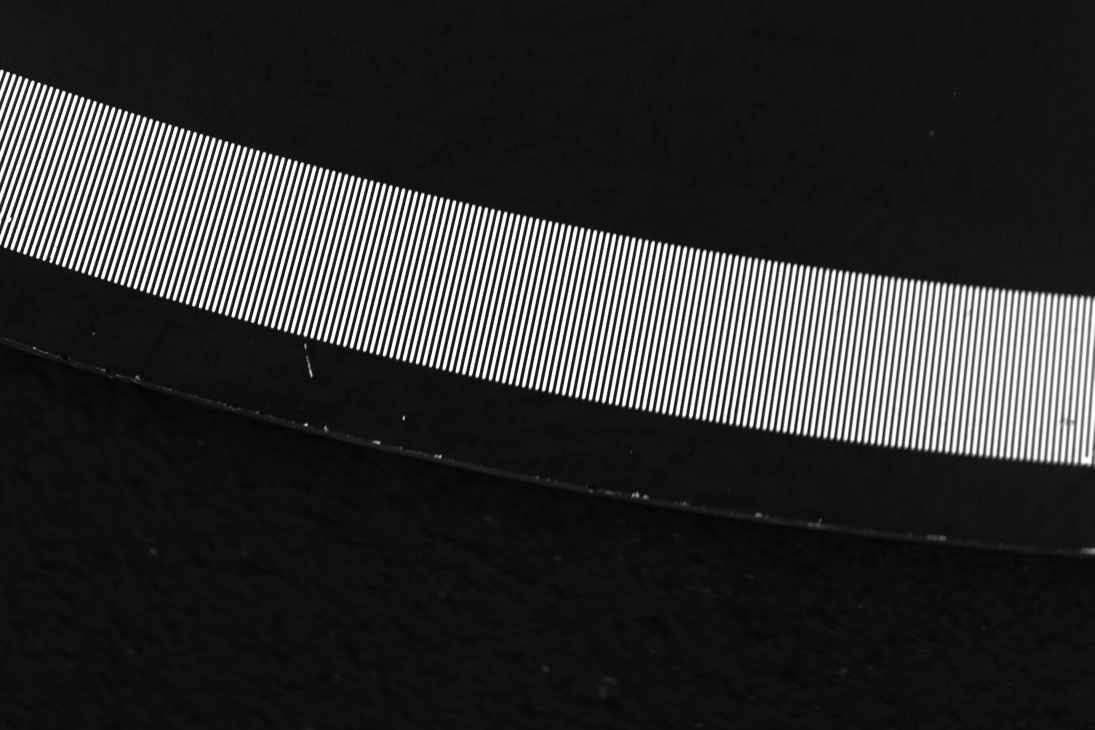
#> input picture practice/day26_assets/ok1.jpg, 5472 x 3648 px, found by its file name (shown at 1/5 size); the run also reads 1 picture not shown here
$ python day28.py
#> lines starting #> are read from the running program, lines starting #| are printed output that depends on the picture; pictures that were not available may be replaced by others from this repository, and a replacement may not be noted
import cv2
import numpy as np

# ========== 段 0：ok1 第一次旋转 ==========
img = cv2.imread("D:/AI/zcode files/vision-lab/practice/day26_assets/ok1.jpg")
#> img is the input picture: shape (3648, 5472, 3); min 3, max 255, mean 49.7
print("原图 shape =", img.shape)
#| 原图 shape = (3648, 5472, 3)
M_ok = cv2.getRotationMatrix2D(center=(2736, 1824), angle=45, scale=1.0)    # center 报的也是 (x, y)，就是（列，行）
rot_ok = cv2.warpAffine(img, M_ok, (5472, 3648))
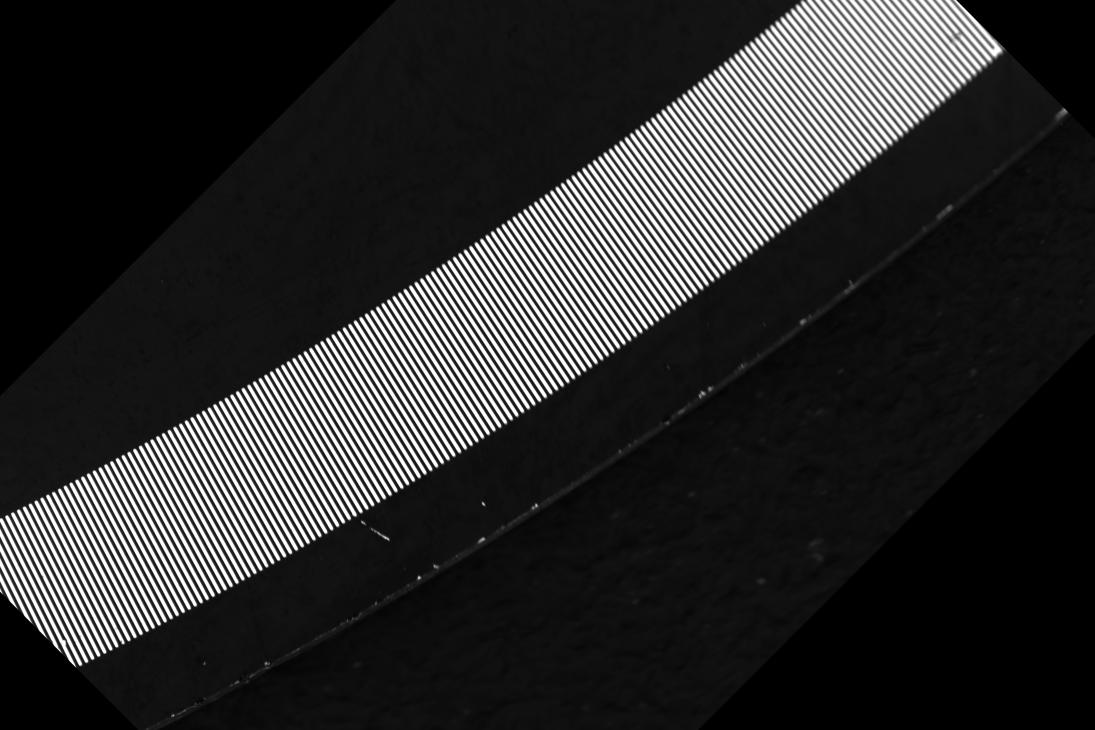
#> rot_ok: shape (3648, 5472, 3) (shown at 1/5 size); min 0, max 255, mean 44.6
print("rot_ok.shape =", rot_ok.shape)
#| rot_ok.shape = (3648, 5472, 3)
print("左上角 rot_ok[0, 0] =", rot_ok[0, 0])
#| 左上角 rot_ok[0, 0] = [0 0 0]
print("右上角 rot_ok[0, -1] =", rot_ok[0, -1])
#| 右上角 rot_ok[0, -1] = [0 0 0]
print("中心 rot_ok[1824, 2736] =", rot_ok[1824, 2736], " 原图同位置 =", img[1824, 2736])
#| 中心 rot_ok[1824, 2736] = [255 255 255]  原图同位置 = [255 255 255]

# ========== 段 1：操作单 M 长什么样 ==========
gh = cv2.imread("D:/AI/zcode files/vision-lab/practice/day26_assets/grace_hopper.jpg")
print("gh.shape =", gh.shape)
#| gh.shape = (3648, 5472, 3)
M = cv2.getRotationMatrix2D(center=(256, 300), angle=45, scale=1.0)
print(M)

# 操作单 M 矩阵的原理
alpha = np.cos(np.radians(45))
beta = np.sin(np.radians(45))
print("cos45 =", round(alpha, 8), " sin45 =", round(beta, 8))
tx = (1 - alpha) * 256 - beta * 300
ty = beta * 256 + (1 - alpha) * 300
print("自己算的 tx =", round(tx, 8), " ty =", round(ty, 8))

# ========== 段 2：+90 度往哪边转 ==========
gh2 = cv2.imread("D:/AI/zcode files/vision-lab/practice/day26_assets/grace_hopper.jpg")
gh2[50:80, 50:80] = (0, 0, 255)
print("红块原来在：行 50 到 79，列 50 到 79")
M90 = cv2.getRotationMatrix2D(center=(256, 300), angle=90, scale=1.0)
rot90 = cv2.warpAffine(gh2, M90, (512, 600))
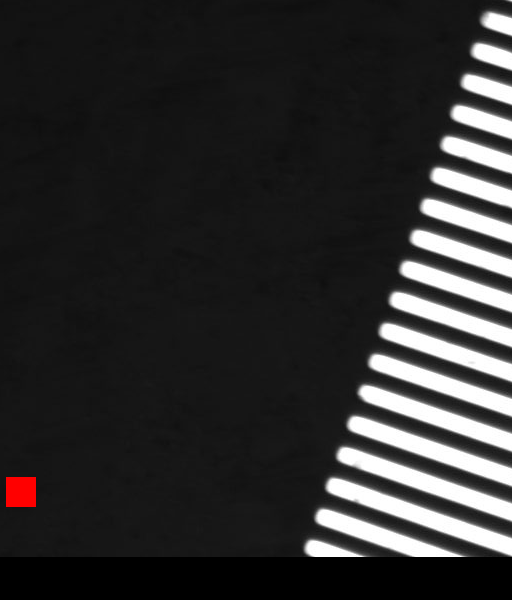
#> rot90: shape (600, 512, 3); mean B, G, R 46.8, 46.8, 47.6
ys, xs = np.where((rot90[:, :, 2] == 255) & (rot90[:, :, 1] == 0) & (rot90[:, :, 0] == 0))  # 从0开始计数,所以2是红通道，1是绿通道，0是蓝通道
#> ys = 900 values from 477 to 506; xs = 900 values, max 35 at index 29, min 6 at index 0, mean 20.5
print("红块新位置：行", ys.min(), "到", ys.max(), "  列", xs.min(), "到", xs.max())
#| 红块新位置：行 477 到 506   列 6 到 35

# ========== 段 3：黑角填 114 灰 ==========
rot45 = cv2.warpAffine(gh, M, (512, 600))
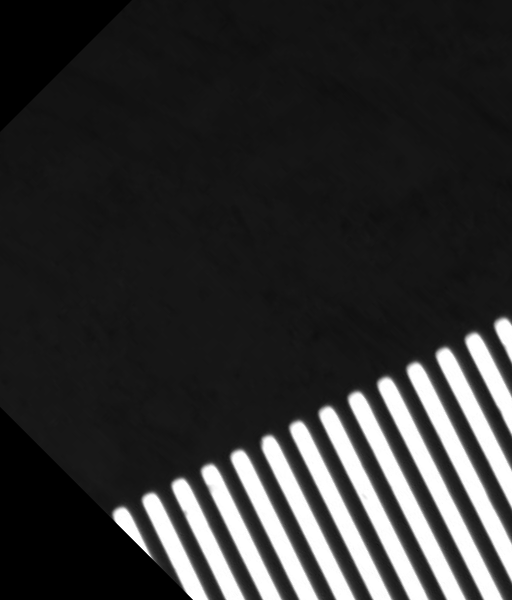
#> rot45: shape (600, 512, 3); min 0, max 255, mean 49.7
rot45_gray = cv2.warpAffine(gh, M, (512, 600), borderValue=(114, 114, 114))
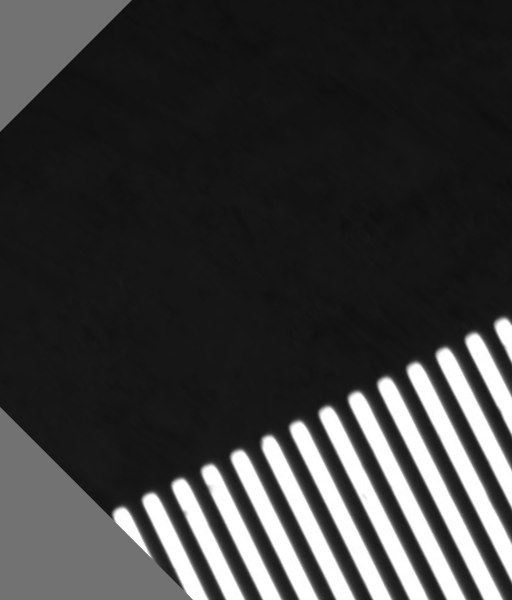
#> rot45_gray: shape (600, 512, 3); min 14, max 255, mean 59.8
print("不填色：左上角 =", rot45[0, 0], "  右下角 =", rot45[-1, -1])
#| 不填色：左上角 = [0 0 0]   右下角 = [33 33 33]
print("填 114：左上角 =", rot45_gray[0, 0], "  右下角 =", rot45_gray[-1, -1])
#| 填 114：左上角 = [114 114 114]   右下角 = [33 33 33]

# ========== 段 4：三点定形（斜切） ==========
src = np.float32([[0, 0], [511, 0], [0, 599]])
dst = np.float32([[50, 0], [561, 0], [0, 599]])
M2 = cv2.getAffineTransform(src, dst)
print("src =", src.tolist())
print("dst =", dst.tolist())
print(M2)
lean = cv2.warpAffine(gh, M2, (512, 600))
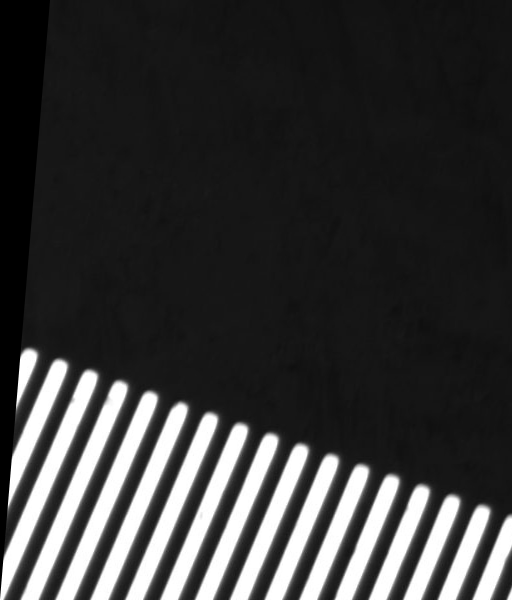
#> lean: shape (600, 512, 3); min 0, max 255, mean 56.7
print("lean.shape =", lean.shape)
#| lean.shape = (600, 512, 3)

# ========== 段 5：拼 2x2 对比板 ==========
#> (the run stopped early here; a loop or call above may not have finished)
